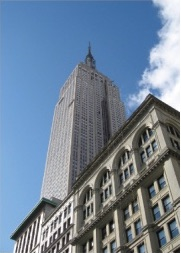
#> input picture images.jpg, 181 x 253 px
$ python demo.py   (Python 2 division)   (older library calls are emulated)
#> lines starting #> are read from the running program, lines starting #| are printed output that depends on the picture
### graphcut.py
from pygraph.classes.digraph import digraph
from pygraph.algorithms.minmax import maximum_flow
from PIL import Image
from pylab import *
from numpy import *


import bayes

def build_bayes_graph(im,labels,sigma=1e2,kappa=2):
  """  Build a graph from 4-neighborhood of pixels.
    Foreground and background is determined from
    labels (1 for foreground, -1 for background, 0 otherwise)
    and is modeled with Gaussian Naive Bayes classifiers."""

  m,n = im.shape[:2]

  # RGB vector version (one pixel per row)
  vim = im.reshape((-1,3))

  # RGB for foreground and background
  foreground = im[labels==1].reshape((-1,3))
  background = im[labels==-1].reshape((-1,3))
  train_data = [foreground,background]

  print train_data
  # train naive Bayes classifier
  bc = bayes.BayesClassifier()
  bc.train(train_data)

  # get probabilities for all pixels
  bc_lables,prob = bc.classify(vim)
  prob_fg = prob[0]
  prob_bg = prob[1]

  # create graph with m*n+2 nodes
  gr = digraph()
  gr.add_nodes(range(m*n+2))

  source = m*n # second to last is source
  sink = m*n+1 # last node is sink

  # normalize
  for i in range(vim.shape[0]):
    vim[i] = vim[i] / linalg.norm(vim[i])

  # go through all nodes and add edges
  for i in range(m*n):
    # add edge from source
    gr.add_edge((source,i), wt=(prob_fg[i]/(prob_fg[i]+prob_bg[i])))

    # add edge to sink
    gr.add_edge((i,sink), wt=(prob_bg[i]/(prob_fg[i]+prob_bg[i])))

    # add edges to neighbors
    if i%n != 0: # left exists
      edge_wt = kappa*exp(-1.0*sum((vim[i]-vim[i-1])**2)/sigma)
      gr.add_edge((i,i-1), wt=edge_wt)
    if (i+1)%n != 0: # right exists
      edge_wt = kappa*exp(-1.0*sum((vim[i]-vim[i+1])**2)/sigma)
      gr.add_edge((i,i+1), wt=edge_wt)
    if i//n != 0: # up exists
      edge_wt = kappa*exp(-1.0*sum((vim[i]-vim[i-n])**2)/sigma)
      gr.add_edge((i,i-n), wt=edge_wt)
    if i//n != m-1: # down exists
      edge_wt = kappa*exp(-1.0*sum((vim[i]-vim[i+n])**2)/sigma)
      gr.add_edge((i,i+n), wt=edge_wt)

  return gr

# [27 lines left out: functions show_labeling, cut_graph, not called in this run]

### bayes.py
import numpy as np
#from array import array

class BayesClassifier(object):

  def __init__(self):
    """ Initialize classifier with training data. """

    self.labels = []  # class labels
    self.mean = []    # class mean
    self.var = []    # class variances
    self.n = 0      # nbr of classes

  def train(self,data,labels=None):
    """ Train on data (list of arrays n*dim).
      Labels are optional, default is 0...n-1. """

    if labels==None:
      labels = range(len(data))
    self.labels = labels
    self.n = len(labels)

    for c in data:
      self.mean.append(np.mean(c,axis=0))
      self.var.append(np.var(c,axis=0))

  def classify(self,points):
    """ Classify the points by computing probabilities
      for each class and return most probable label. """

    # compute probabilities for each class
    print type(points)
    est_prob = np.array([gauss(m,v,points) for m,v in zip(self.mean,self.var)])

    # get index of highest probability, this gives class label
    ndx = est_prob.argmax(axis=0)
    est_labels = np.array([self.labels[n] for n in ndx])

    return est_labels, est_prob

def gauss(m,v,x):
  """ Evaluate Gaussian in d-dimensions with independent
    mean m and variance v at the points in (the rows of) x. """

  if len(x.shape)==1:
    n,d = 1,x.shape[0]
  else:
    n,d = x.shape

  # covariance matrix, subtract mean
  S = np.diag(1/v)
  x = x-m
  # product of probabilities
  y = np.exp(-0.5*np.diag(np.dot(x,np.dot(S,x.T))))

  # normalize and return
  return y * (2*np.pi)**(-d/2.0) / ( np.sqrt(np.prod(v)) + 1e-6)

### demo.py
from scipy.misc import imresize
import graphcut
#from array import array
from PIL import Image
from pylab import *
import numpy as np
import scipy.ndimage

im = Image.open('images.jpg')
#> im is the input picture: PIL image 181x253 RGB; mean R, G, B 113.1, 132.3, 153.7
figure()
im.show()

im = imresize(im,0.2,interp='bilinear')
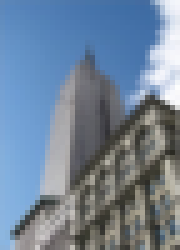
#> im: shape (50, 36, 3) (shown 5 times larger); mean R, G, B 112.9, 132.1, 153.5
size = im.shape[:2]
#> size = (50, 36)
print "size is {}".format(size)
#| size is (50, 36)

# add two rectangular training regions
labels = zeros(size)
print labels
#> (printed output is left out)
labels[3:18,3:18] = -1
labels[-18:-3,-18:-3] = 1

# create graph
g = graphcut.build_bayes_graph(im,labels,kappa=10)
#> in build_bayes_graph, `vim = im.reshape((-1,3))`: vim = 1800 rows, first 8: [95, 135, 183], [90, 134, 185], [90, 133, 184], [88, 131, 182], [87, 130, 181], [86, 129, 181], [85, 128, 180], [84, 128, 179]
#> in build_bayes_graph, `foreground = im[labels==1].reshape((-1,3))`: foreground = 225 rows, first 8: [63, 61, 54], [73, 71, 61], [125, 122, 111], [179, 175, 164], [133, 130, 121], [71, 70, 63], [119, 118, 110], [144, 139, 132]
#> in build_bayes_graph, `background = im[labels==-1].reshape((-1,3))`: background = 225 rows, first 8: [90, 136, 188], [89, 135, 187], [87, 133, 186], [86, 131, 186], [85, 130, 184], [83, 130, 182], [82, 128, 182], [81, 126, 181]
#> (printed output is left out)
#> in train, `labels = range(len(data))`: labels = [0, 1]
#> in train, `self.n = len(labels)`: self.n = 2
#> the loop in train, `for c in data:` made 2 passes
#> after the loop in train, `for c in data:`: self.mean = [[102.7, 101.5, 93.39], [94.21, 134.5, 181.5]]; self.var = [[1071.6, 992, 913.5], [202.5, 130.8, 434.1]]
#> in gauss, `S = np.diag(1/v)`: S = [[0.000933, 0, 0], [0, 0.00101, 0], [0, 0, 0.00109]]
#> in gauss, `y = np.exp(-0.5*np.diag(np.dot(x,np.dot(S,x.T))))`: y = 1800 values, max 1 at index 932, min 2.5e-16 at index 647, mean 0.206
#> in classify, `ndx = est_prob.argmax(axis=0)`: ndx = 1800 values, max 1 at index 0, min 0 at index 31, mean 0.436
#> in classify, `est_labels = np.array([self.labels[n] for n in ndx])`: est_labels has the same summary as ndx
#> in build_bayes_graph, `bc_lables,prob = bc.classify(vim)`: bc_lables has the same summary as ndx in classify
#> in build_bayes_graph, `prob_fg = prob[0]`: prob_fg = 1800 values, max 2.04e-06 at index 932, min 5.09e-22 at index 647, mean 4.19e-07
#> in build_bayes_graph, `prob_bg = prob[1]`: prob_bg = 1800 values, max 1.86e-05 at index 0, min 4.84e-58 at index 647, mean 2.19e-06
#> (the run stopped early here; a loop or call above may not have finished)
